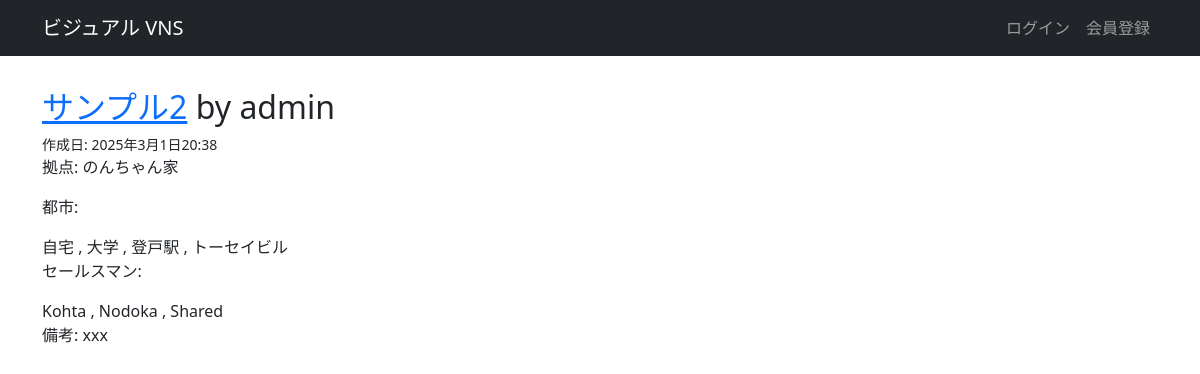
The page /solutions/2/route_detail/ on the database its author committed.
### solutions/models.py (models this page shows, shortened)
class Route(models.Model):
    route_name = models.CharField(max_length=32)
    route_description = models.TextField('注意点', blank=True)
    depot = models.ForeignKey(City, related_name='depot', on_delete=models.CASCADE)
    cities = models.ManyToManyField(City, related_name='cities')
    salesmen = models.ManyToManyField(Salesman, related_name='salesmen')
    created_by = models.ForeignKey(settings.AUTH_USER_MODEL, verbose_name="作成者", on_delete=models.CASCADE)
    created_at = models.DateTimeField("作成日", auto_now_add=True)
    update_at = models.DateTimeField("更新日", auto_now=True)

class City(models.Model):
    city_name = models.CharField('タイトル', max_length=128)
    address = models.TextField('住所', blank=True)
    salesman = models.ForeignKey(Salesman, related_name="salesman", on_delete=models.CASCADE)
    description = models.TextField('備考', blank=True)
    created_by = models.ForeignKey(settings.AUTH_USER_MODEL, verbose_name="作成者", on_delete=models.CASCADE)
    created_at = models.DateTimeField("作成日", auto_now_add=True)
    update_at = models.DateTimeField("更新日", auto_now=True)

class Salesman(models.Model):
    salesman_name = models.CharField(max_length=32)
    created_by = models.ForeignKey(settings.AUTH_USER_MODEL, verbose_name="作成者", on_delete=models.CASCADE)
    created_at = models.DateTimeField("作成日", auto_now_add=True)
    update_at = models.DateTimeField("更新日", auto_now=True)

### solutions/views.py (the view)
# urls.py: path('<int:route_id>/route_detail/', views.route_detail, name='route_detail'),
def route_detail(request, route_id):
    route = get_object_or_404(Route, pk=route_id)
    return render(request, 'solutions/route_detail.html', {'route': route})

### solutions/templates/solutions/route_detail.html
{% extends "base.html" %}
{% load django_bootstrap5 %}
{% block main %}
<div>
    <h2><a href="{% url 'route_edit' route.id %}">{{ route.route_name }}</a> by {{ route.created_by.username }}</h2>
    <small>作成日: {{ route.created_at }}</small>
    <p>拠点: {{ route.depot.city_name }}</p>
    <p>都市: </p>
    {% for city in route.cities.all %}
        {{ city.city_name }} {% if not forloop.last %}, {% endif %}
    {% endfor %}
    <p>セールスマン: </p>
    {% for salesman in route.salesmen.all %}
        {{ salesman.salesman_name}} {% if not forloop.last %}, {% endif %}
    {% endfor %}
    <p>備考: {{ route.route_description }}</p>
</div>
{% endblock %}

### templates/base.html (shortened to what this page needs)
{% load static %}
{% load django_bootstrap5 %}
<html>
    <head>
        {% bootstrap_css %}
        <link rel="stylesheet" href="{% static 'solutions/css/style.css' %}">
    </head>
    <body>
        <nav class="navbar navbar-expand flex-md-row navbar-dark bg-dark">
            <div class="container justify-content-between">
                <a href="/" class="navbar-brand">ビジュアル VNS</a>
                <ul class="navbar-nav mr-md-2">
                    {% if user.is_authenticated %}
                    <li class="nav-item"><a class="nav-link" href="{% url 'logout' %}">ログアウト</a></li>
                    {% else %}
                    <li class="nav-item"><a class="nav-link" href="{% url 'login' %}">ログイン</a></li>
                    <li class="nav-item"><a class="nav-link" href="{% url 'signup' %}">会員登録</a></li>
                    {% endif %}
                </ul>
            </div>
        </nav>
        <main>
            <div class="container">
                {% block main %}{% endblock %}
            </div>
        </main>
    </body>
</html>

### solutions/static/solutions/css/style.css (style rules this page uses)
main { padding: 2rem 0; }

### rows shown on the page
Route: route_name "サンプル2", created_by.username "admin", created_at "2025年3月1日20:38", depot.city_name "のんちゃん家", route_description "xxx"
City: city_name "自宅"
City: city_name "大学"
City: city_name "登戸駅"
City: city_name "トーセイビル"
Salesman: salesman_name "Kohta"
Salesman: salesman_name "Nodoka"
Salesman: salesman_name "Shared"
